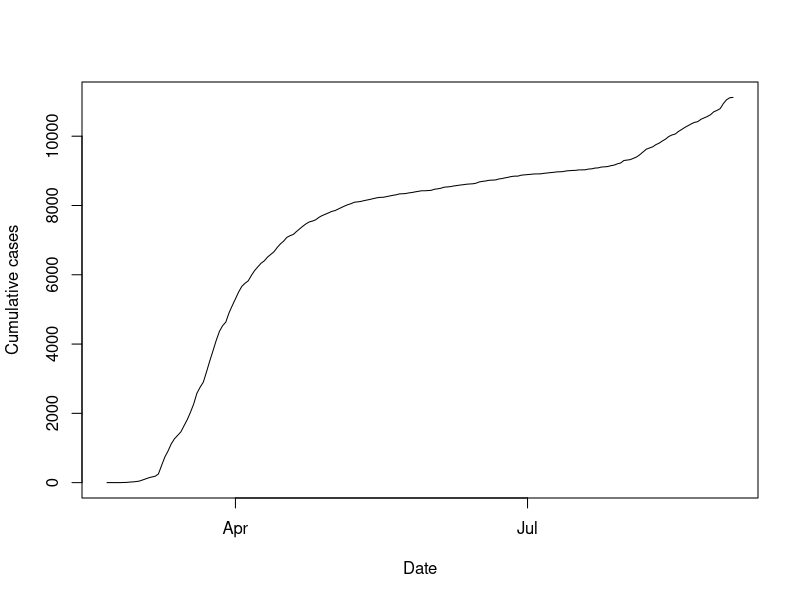
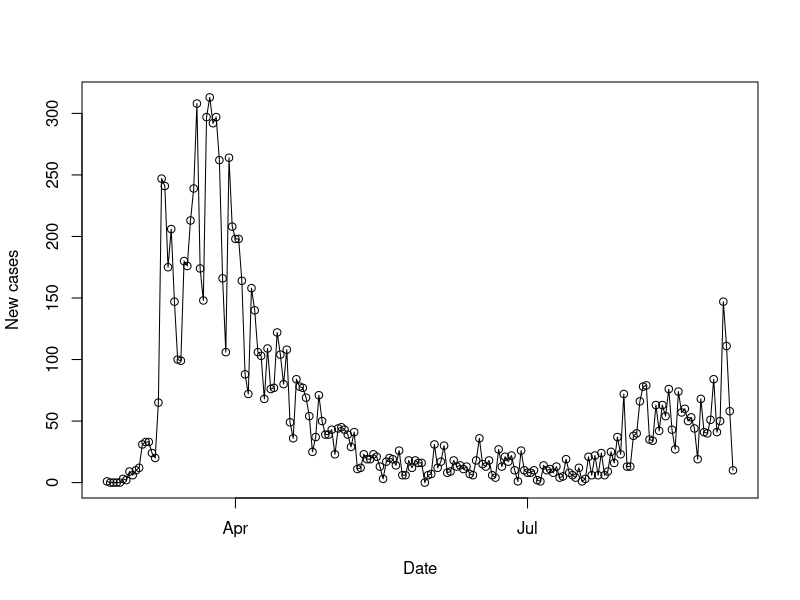
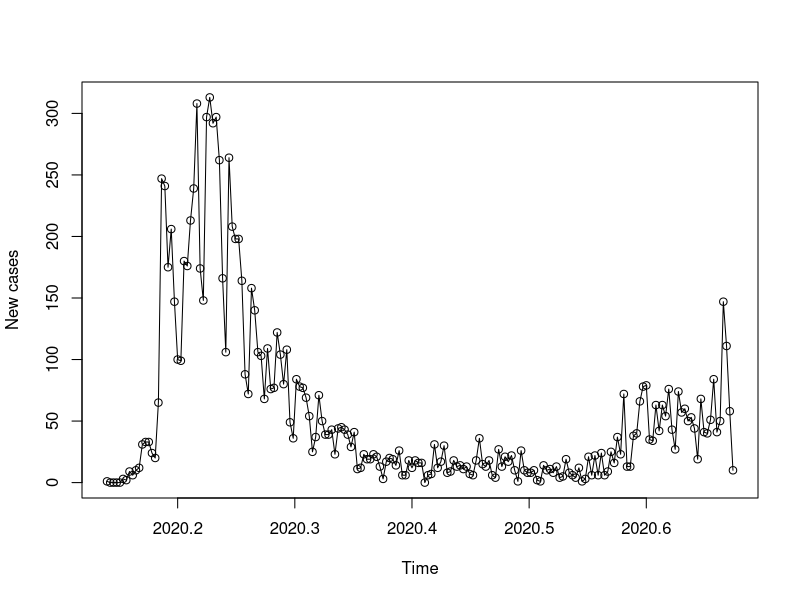
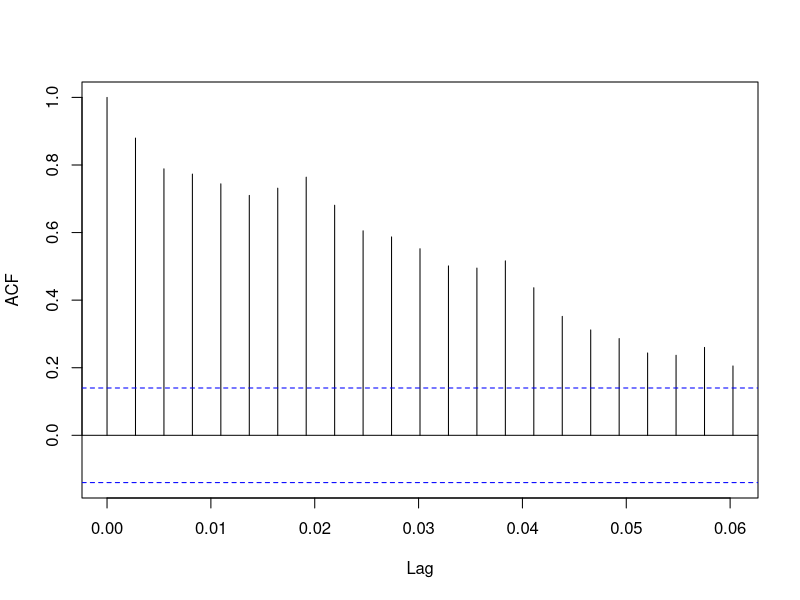
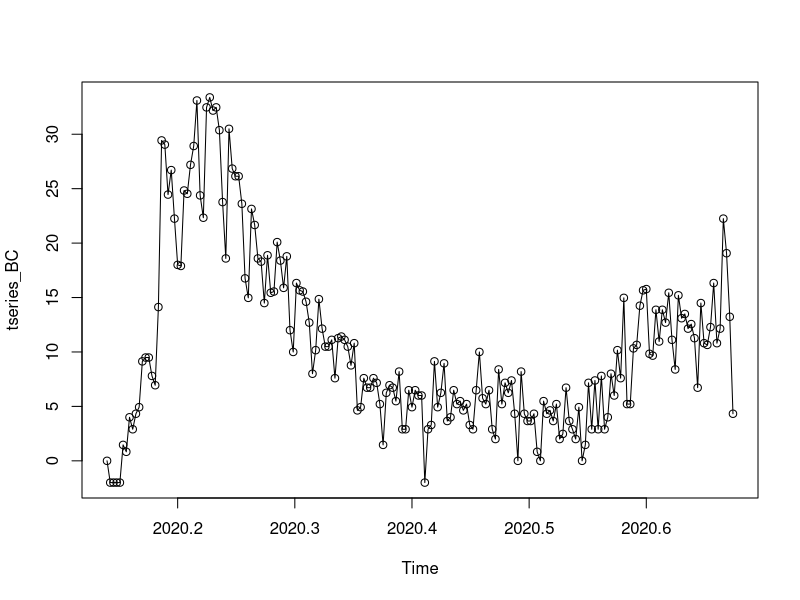
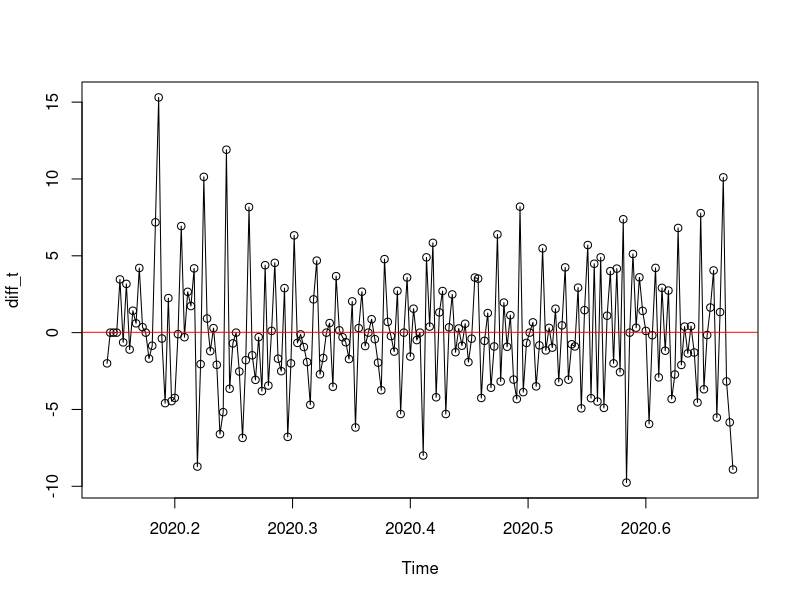
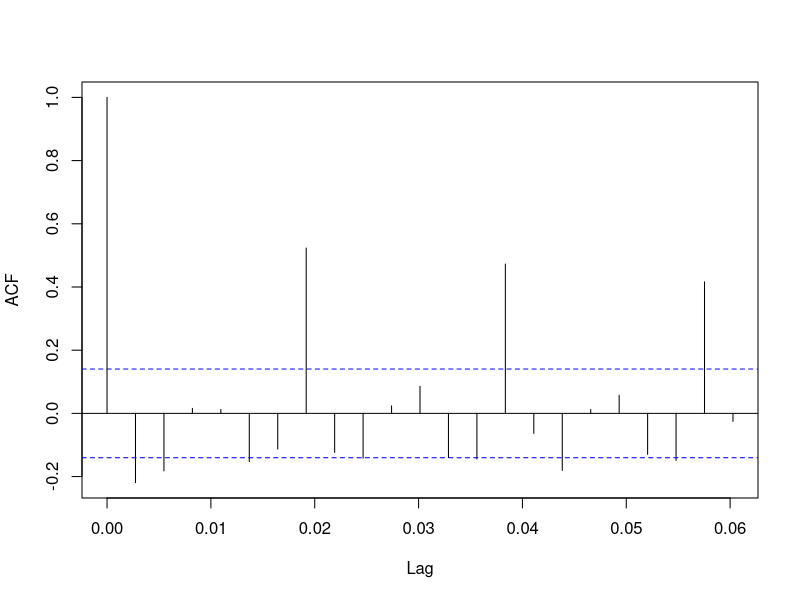
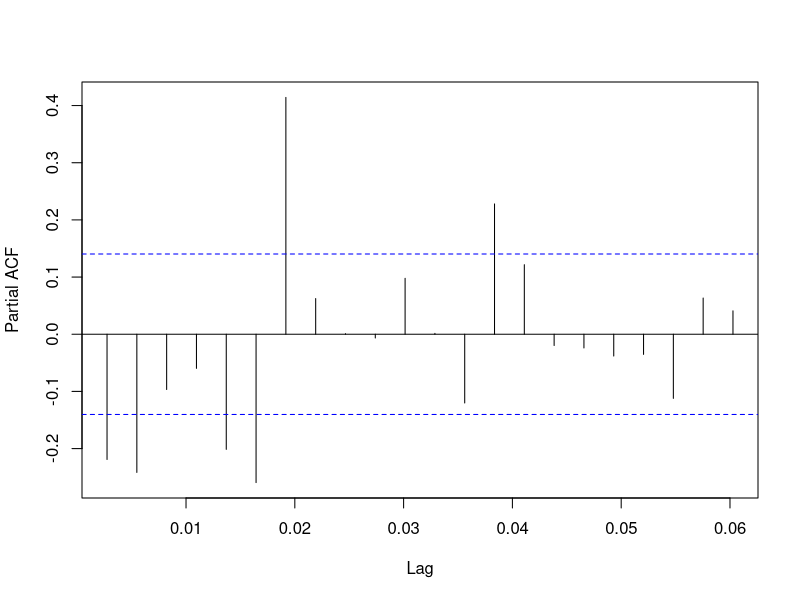

The R source for these figures, in order:
#Loading packages 
library("readxl")
library("forecast")
library("tseries")

#Reading data from excel
df <- read_xlsx("xls.xlsx",skip=1)
df$Dato <- as.Date(df$Dato, "%d.%m.%Y") 

#Plot the data
plot(df$Dato, df$`Kumulativt antall`, type="l", xlab="Date", ylab= "Cumulative cases")
plot(df$Dato, df$`Nye tilfeller`, type="o", xlab="Date", ylab= "New cases")

## Create a time series object
dayofYear <- (df$Dato[1] - as.Date("2020-01-01") + 1)
tseries <- ts(df$`Nye tilfeller`,
              start = c(2020, dayofYear),
              frequency = 365)

plot.ts(tseries, ylab="New cases", type="o")
summary(tseries)

#ACF
acf(tseries, main="") #values are correlated 

#Transforming the time series

##Box-Cox
lambda <- BoxCox.lambda(tseries) #hvorfor gir denne lambda=1? Med en mindre lambda blir jo variansen borte? 
tseries_BC <- BoxCox(tseries,lambda=0.5) 
plot.ts(tseries_BC,type="o")

##Differencing
diff_t <- diff(tseries_BC)
plot.ts(diff_t,type="o")
abline(h=mean(diff_t), col="red")

forecast::ndiffs(tseries_BC, test = "kpss") #Finds the number of differences needed using the KPSS test 

#ACF and PACF of transformed data
acf(diff_t,main="") #MA(1) or MA(2) 
pacf(diff_t,main="") #AR(1) or AR(2) #Lag 0 er ikke med her, første er lag 1

#Augmented Dickey-Fuller Test
tseries::adf.test(diff_t, k=0) #-> stationary

#ARIMA-model
arima <- Arima(tseries_BC, order=c(2,1,2))
arima
plot.ts(arima$residuals)
fit <- auto.arima(tseries_BC, ic="aicc",start.p = 0, max.p = 2, start.q = 0, max.q = 2, trace=TRUE)
fit

#Check the residuals 
res <- fit$residuals
plot.ts(res)
Box.test(res, type = "Ljung-Box", lag=10, fitdf = 4) #hva skal lag være?
checkresiduals(res) #ACF er rar - seasonal? 

#Forecast next 30 days - usikker på hvordan vi skal gjøre dette enda
forecast <- forecast::forecast(arima, h=30)
inv.forecast <- InvBoxCox(forecast$mean,lambda=0.5)
inv.upper <- InvBoxCox(forecast$upper, lambda = 0.5)[,2]
inv.lower <- InvBoxCox(forecast$lower, lambda = 0.5)[,2]
d=seq(1,30)
plot(d,inv.forecast, type="o", ylim=range(50,20), xlab="Days after 21.02.2020")
lines(d,inv.upper,col="red")
lines(d,inv.lower, col="red")


